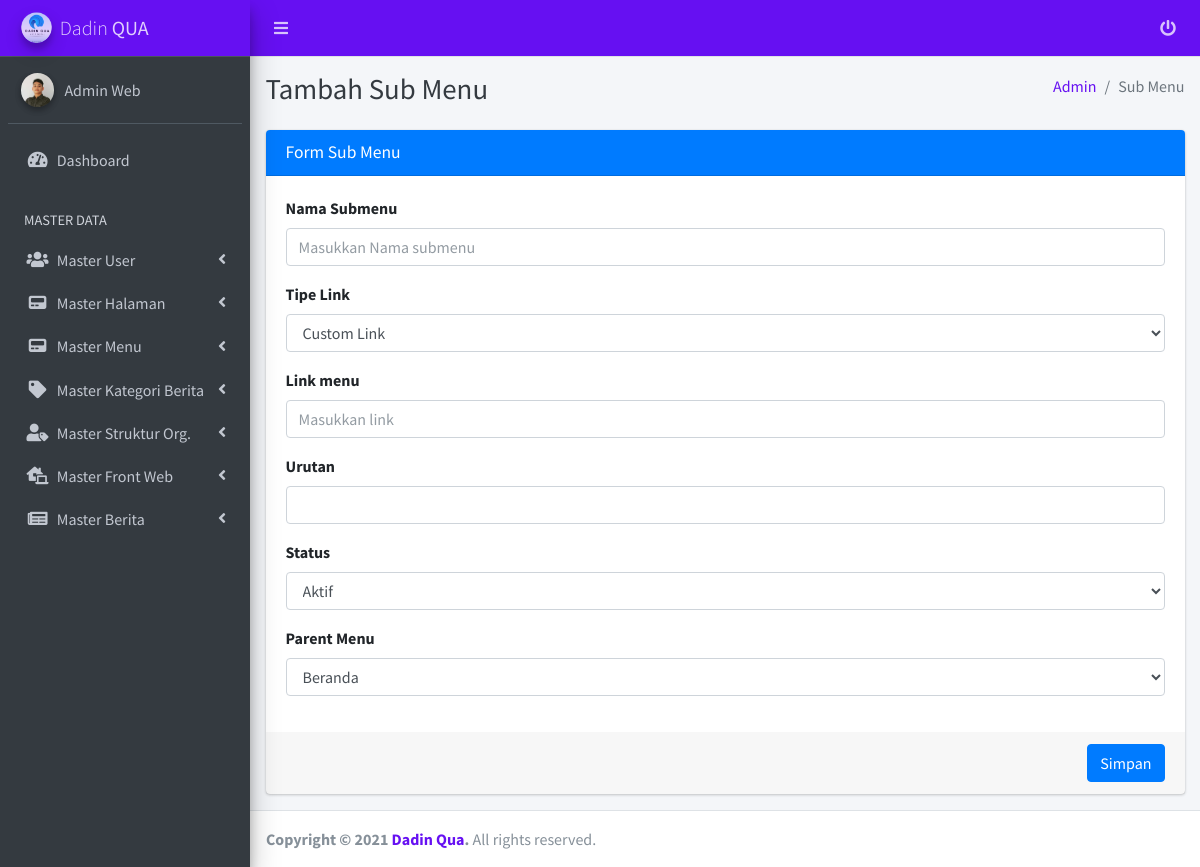
The app's page /manage/admin/submenu_add.php (signed in) with its own data.
### tables this page shows
CREATE TABLE `users` (
  `id` int(11) NOT NULL,
  `username` varchar(255) NOT NULL,
  `password` varchar(255) NOT NULL,
  `nama` varchar(255) NOT NULL,
  `level` int(11) NOT NULL,
  `aktif` int(11) NOT NULL,
  `email` varchar(255) NOT NULL,
  `foto` varchar(255) NOT NULL,
  `created_at` timestamp NOT NULL DEFAULT CURRENT_TIMESTAMP,
  `updated_at` datetime DEFAULT NULL
);

### manage/config.php (called while the page is built, shortened)
<?php
$arr_status_galeri = [
	1 => "Aktif",
	0 => "Tidak Aktif"
];
 ?>

### manage/admin/submenu_add.php (the view, shortened to what this page needs)
<?php
require '../functions.php';
$qparent_menu = mysqli_query($conn, "SELECT * FROM menu");
 ?>
<!DOCTYPE html>
<html lang="en">
<head>
  <?php include('inc_head.php'); ?>
</head>
<body class="hold-transition sidebar-mini accent-indigo">
<div class="wrapper">
  <?php include('inc_navbar.php'); ?>
  <?php include('inc_sidebar.php'); ?>
  <div class="content-wrapper">
    <div class="content-header">
      <div class="container-fluid">
        <div class="row mb-2">
          <div class="col-sm-6">
            <h1 class="m-0 text-dark">Tambah Sub Menu</h1>
          </div>
          <div class="col-sm-6">
            <ol class="breadcrumb float-sm-right">
              <li class="breadcrumb-item"><a href="#">Admin</a></li>
              <li class="breadcrumb-item active">Sub Menu</li>
            </ol>
          </div>
        </div>
      </div>
    </div>
    <section class="content">
      <div class="container-fluid">
        <div class="row">
          <div class="col-md-12">
            <div class="card card-primary">
              <div class="card-header">
                <h3 class="card-title">Form Sub Menu</h3>
              </div>
              <form role="form" id="myForm" method="POST">
                <div class="card-body">
                  <div class="form-group">
                    <label>Nama Submenu</label>
                    <input type="text" class="form-control" name="submenu" id="submenu" placeholder="Masukkan Nama submenu">
                  </div>
                  <div class="form-group">
                    <label>Tipe Link</label>
                    <select name="tipe_link" id="tipe_link" class="form-control">
                        <option value="custom_link">Custom Link</option>
                    </select>
                  </div>
                  <div id="isi_tipe">
                    <div class="form-group" id="custom_link">
                      <label>Link menu</label>
                      <input type="text" class="form-control" name="link_submenu" id="link_submenu" placeholder="Masukkan link">
                    </div>
                  </div>
                  <div class="form-group">
                    <label>Urutan</label>
                    <input type="number" class="form-control" name="urutan_submenu" id="urutan_submenu" min="0" max="10">
                  </div>
                  <div class="form-group">
                    <label>Status</label>
                    <select name="aktif" id="aktif" class="form-control">
                      <?php foreach($arr_status_galeri as $key => $value): ?>
                          <option value="<?= $key; ?>"><?= $value; ?></option>
                      <?php endforeach; ?>
                    </select>
                  </div>
                  <div class="form-group">
                    <label>Parent Menu</label>
                    <select name="id_menu" id="id_menu" class="form-control">
                    <?php while($pmenu = mysqli_fetch_assoc($qparent_menu)): ?>
                      <option value="<?= $pmenu['id_menu']; ?>"><?= $pmenu['menu']; ?></option>
                    <?php endwhile; ?>
                    </select>
                  </div>
                </div>
                <div class="card-footer text-right">
                  <button type="submit" id="btn_simpan" class="btn btn-primary">Simpan</button>
                </div>
              </form>
            </div>
          </div>
        </div>
      </div>
    </section>
  </div>
  <?php include('inc_footer.php'); ?>
</div>
</body>
</html>

### manage/admin/inc_sidebar.php (shortened to what this page needs)
<aside class="main-sidebar sidebar-dark-indigo elevation-4">
    <a href="dashboard" class="brand-link navbar-indigo">
      <img src="../../assets/images/dadinqua.png" alt="Dadin Qua Logo" class="brand-image img-circle elevation-3"
           style="opacity: .8">
      <span class="brand-text font-weight-light ">Dadin <b>QUA</b></span>
    </a>
    <div class="sidebar">
      <div class="user-panel mt-3 pb-3 mb-3 d-flex">
        <div class="image">
          <img src="<?= get_profile_foto($user_data['foto']); ?>" class="img-circle elevation-2" alt="User Image">
        </div>
        <div class="info">
          <a href="#" class="d-block"><?= $user_data['nama']; ?></a>
        </div>
      </div>
      <nav class="mt-2">
        <ul class="nav nav-pills nav-sidebar flex-column" data-widget="treeview" role="menu" data-accordion="false">
          <li class="nav-item">
            <a href="dashboard" class="nav-link <?= active('dashboard'); ?>">
              <i class="nav-icon fas fa-tachometer-alt"></i>
              <p>
                Dashboard
              </p>
            </a>
          </li>
          <li class="nav-header">MASTER DATA</li>
          <li class="nav-item has-treeview <?= active('users', true); ?>">
            <a href="#" class="nav-link <?= active('users'); ?>">
              <i class="nav-icon fas fa-users"></i>
              <p>
                Master User
                <i class="right fas fa-angle-left"></i>
              </p>
            </a>
          </li>
          <li class="nav-item has-treeview <?= active('pages', true); ?>">
            <a href="#" class="nav-link <?= active('pages'); ?>">
              <i class="nav-icon fas fa-pager"></i>
              <p>
                Master Halaman
                <i class="right fas fa-angle-left"></i>
              </p>
            </a>
          </li>
          <li class="nav-item has-treeview <?= active('menu', true); ?>">
            <a href="#" class="nav-link <?= active('menu'); ?>">
              <i class="nav-icon fas fa-pager"></i>
              <p>
                Master Menu
                <i class="right fas fa-angle-left"></i>
              </p>
            </a>
          </li>
          <li class="nav-item has-treeview <?= active('kategori', true); ?>">
            <a href="#" class="nav-link <?= active('kategori'); ?>">
              <i class="nav-icon fas fa-tag"></i>
              <p>
                Master Kategori Berita
                <i class="right fas fa-angle-left"></i>
              </p>
            </a>
          </li>
          <li class="nav-item has-treeview <?= active('member', true); ?>">
            <a href="#" class="nav-link <?= active('member'); ?>">
              <i class="nav-icon fas fa-user-tag"></i>
              <p>
                Master Struktur Org.
                <i class="right fas fa-angle-left"></i>
              </p>
            </a>
          </li>
          <li class="nav-item has-treeview <?= active('galeri', true); ?> <?= active('dirpolairud', true); ?> <?= active('kontak', true); ?> <?= active('faq', true); ?>">
            <a href="#" class="nav-link <?= active('galeri'); ?> <?= active('dirpolairud'); ?> <?= active('kontak'); ?> <?= active('faq'); ?>">
              <i class="nav-icon fas fa-laptop-house"></i>
              <p>
                Master Front Web
                <i class="right fas fa-angle-left"></i>
              </p>
            </a>
          </li>
          <li class="nav-item has-treeview <?= active('berita', true); ?>">
            <a href="#" class="nav-link <?= active('berita'); ?>">
              <i class="nav-icon fas fa-newspaper"></i>
              <p>
                Master Berita
                <i class="right fas fa-angle-left"></i>
              </p>
            </a>
          </li>
        </ul>
      </nav>
    </div>
  </aside>

### records on screen
users: foto (picture), nama "Admin Web"

### other values on screen
form field aktif "Aktif"
form field id_menu "Beranda"
